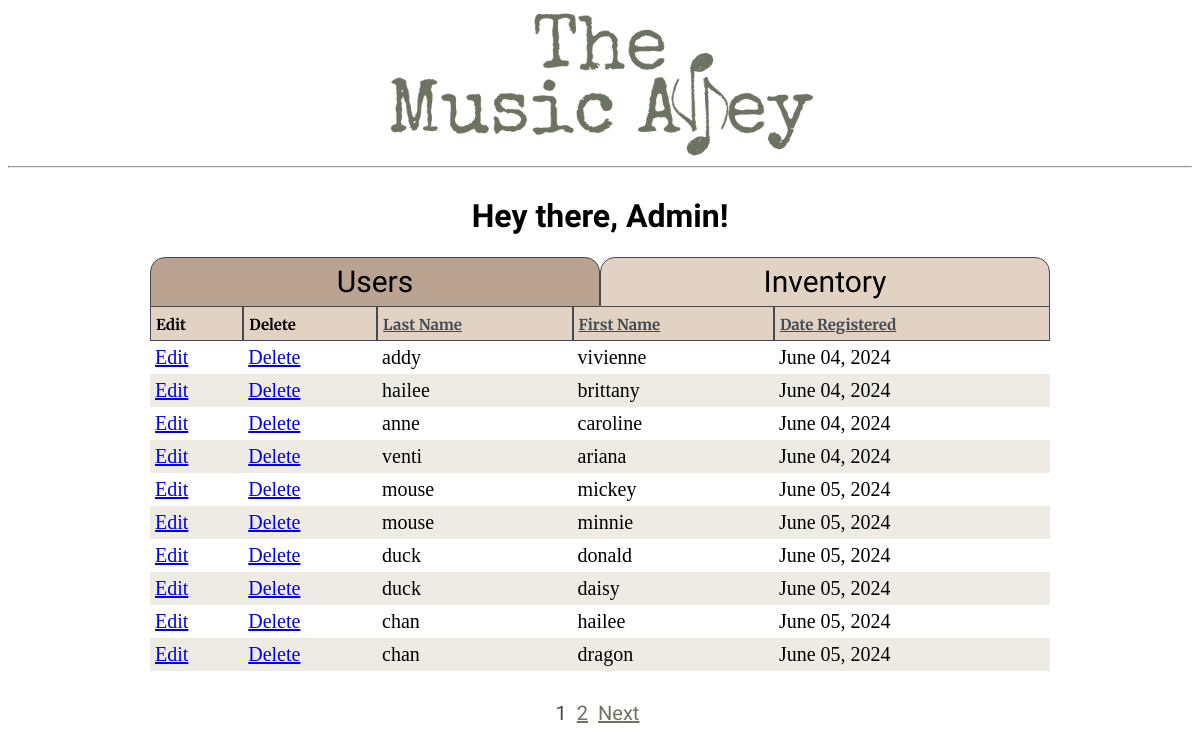
/admin/admin_user.php, run on the app's committed database.
### tables this page shows
CREATE TABLE `entity_user` (
  `id_user` int(11) NOT NULL AUTO_INCREMENT,
  `first_name` varchar(20) DEFAULT NULL,
  `last_name` varchar(20) DEFAULT NULL,
  `email` varchar(30) DEFAULT NULL,
  `password` char(40) DEFAULT NULL,
  `registration_date` datetime DEFAULT NULL,
  PRIMARY KEY (`id_user`)
);

### admin/user_functions.php (the view, shortened to what this page needs)
<?php
function showUserList() {
    require('../DBConnect.php');
        $display = 10;
        if (isset($_GET['p']) && is_numeric($_GET['p'])) {
            $pages = $_GET['p'];
        } else {
            $q = "SELECT COUNT(id_user) FROM entity_user";
            $r = $conn->query($q);
            $row = mysqli_fetch_array($r, MYSQLI_NUM);
            $records = $row[0];
            if ($records > $display) {
                $pages = ceil($records / $display);
            } else {
                $pages = 1;
            }
        }
        if (isset($_GET['s']) && is_numeric($_GET['s'])) {
            $start = $_GET['s'];
        } else {
            $start = 0;
        }
        $sort = (isset($_GET['sort'])) ? $_GET['sort'] : 'rd';
        switch ($sort) {
            case 'rd':
                $order_by = 'registration_date ASC';
                break;
        }
        $q = "SELECT last_name, first_name, DATE_FORMAT(registration_date, '%M %d, %Y') AS dr, id_user FROM entity_user ORDER BY $order_by LIMIT $start, $display";
        $r = $conn->query($q);
       echo '<table align="center" cellspacing="0" cellpadding="5" width="900px">
            <tr class="table-header">
                <td align="left"><b>Edit</b></td>
                <td align="left"><b>Delete</b></td>
                <td align="left"><b><a href="admin_user.php?sort=ln">Last Name</a></b></td>
                <td align="left"><b><a href="admin_user.php?sort=fn">First Name</a></b></td>
                <td align="left"><b><a href="admin_user.php?sort=rd">Date Registered</a></b></td>
            </tr>';
    $bg = '#EEEBE5';
    while ($row = mysqli_fetch_array($r, MYSQLI_ASSOC)) {
        $bg = ($bg=='#EEEBE5' ? '#ffffff' : '#EEEBE5');
            echo '<tr bgcolor="' . $bg . '">
            <td align="left"><a href="edit_user.php?id=' . $row['id_user'] . '">Edit</a></td>
            <td align="left"><a href="delete_user.php?id=' . $row['id_user'] . '">Delete</a></td>
            <td align="left">' . $row['last_name'] . '</td>
            <td align="left">' . $row['first_name'] . '</td>
            <td align="left">' . $row['dr'] . '</td>
        </tr>
        ';
    }
    echo '</table>';
    userPages($start, $display, $pages, $sort);
}
function userPages($start, $display, $pages, $sort) {
    echo '<div class="pagination">';
    if ($pages > 1) {
        echo '<br /><p>';
        $current_page = ($start/$display) + 1;
            for ($i = 1; $i <= $pages; $i++) {
                if ($i != $current_page) {
                    echo '<a href="admin_user.php?s=' . (($display * ($i - 1))) . '&p=' . $pages . '&sort=' . $sort . '">' . $i . '</a>';
                } else {
                    echo $i . ' ';
                }
            }
            if ($current_page != $pages) {
                echo '<a href="admin_user.php?s=' . ($start + $display) . '&p=' . $pages . '&sort=' . $sort . '">Next</a>';
            }
            echo '</p>';
        }
    echo '</div>';
}

### admin/adminMenu.css (style rules this page uses)
html { background-image: url("../imgs/paper_bg.jpg"); --khaki: #BAA390; --almond: #E2D2C3; --white:#EEEBE5; --charcoal: #424A54; --sand: #D9BFAC; --green: #6D7361; --light_green: #D2D6C7; --grey: #474747; }
.shop-name { display: flex; justify-content: center; }
hr { border-color: var(--white); }
.logo { height: 150px; margin: 0; margin-right: auto; margin-left: auto; }
b { font-family: "merriweather"; font-size: 15px; }
.pagination { display: flex; flex-direction: row; margin-left: auto; margin-right: auto; padding: 0; margin-top: 5px; justify-content: center; width: 150px; height: 60px; color: var(--grey); }
.pagination a { font-family: "Special Elite"; font-size: 20px; padding: 5px; color: var(--green); }
.pagination p { font-family: "Special Elite"; font-size: 20px; padding: 5px; }
.table-header td { border: 1px solid var(--charcoal); background-color: var(--almond); border-top: none; }
.table-header a { color: var(--charcoal); }
tr { font-size: 20px; }

### data on the page
entity_user: last_name "addy", first_name "vivienne", dr "June 04, 2024"
entity_user: last_name "hailee", first_name "brittany", dr "June 04, 2024"
entity_user: last_name "anne", first_name "caroline", dr "June 04, 2024"
entity_user: last_name "venti", first_name "ariana", dr "June 04, 2024"
entity_user: last_name "mouse", first_name "mickey", dr "June 05, 2024"
entity_user: last_name "mouse", first_name "minnie", dr "June 05, 2024"
entity_user: last_name "duck", first_name "donald", dr "June 05, 2024"
entity_user: last_name "duck", first_name "daisy", dr "June 05, 2024"
entity_user: last_name "chan", first_name "hailee", dr "June 05, 2024"
entity_user: last_name "chan", first_name "dragon", dr "June 05, 2024"
